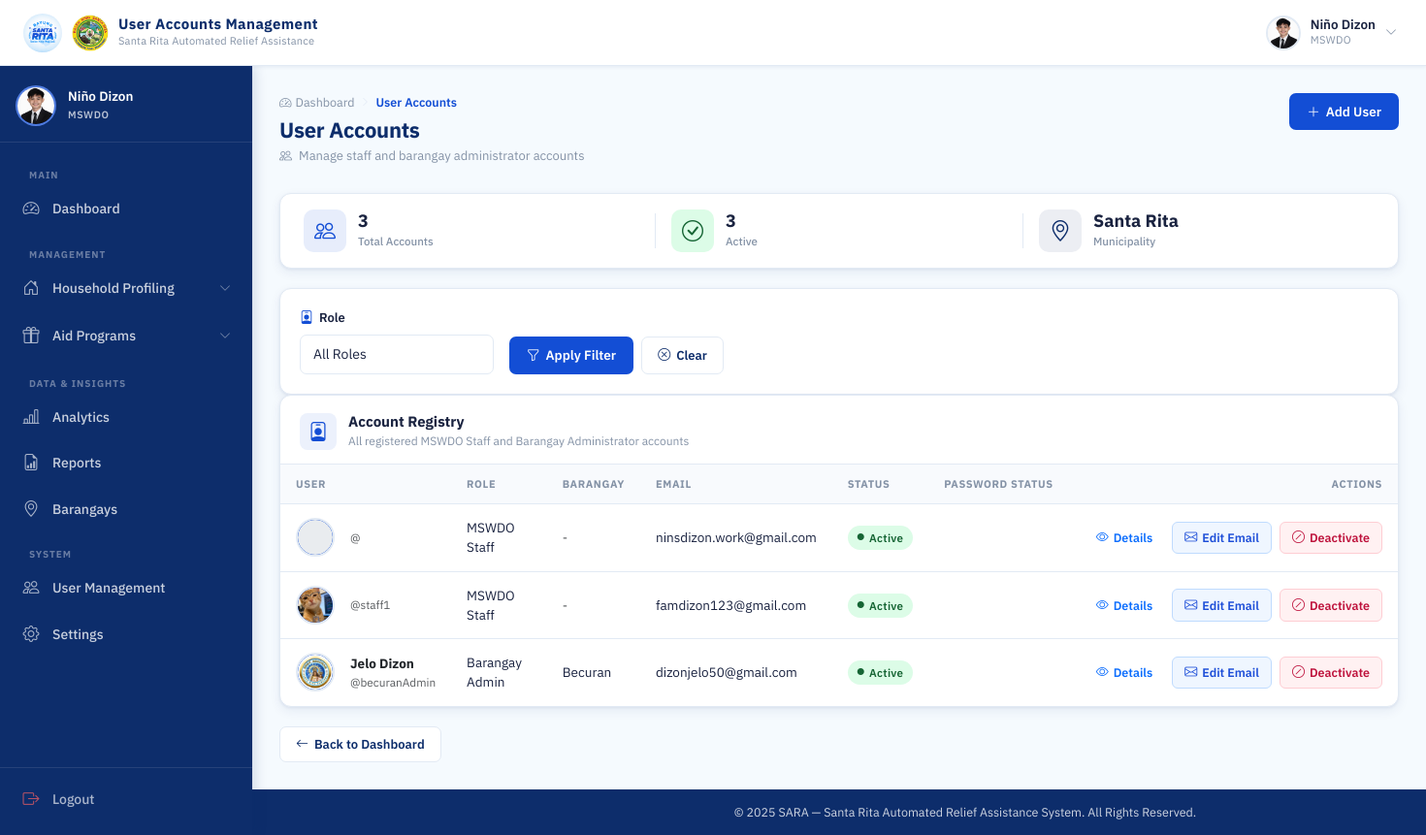
The app's page /mswdo/users/ (signed in), older data.
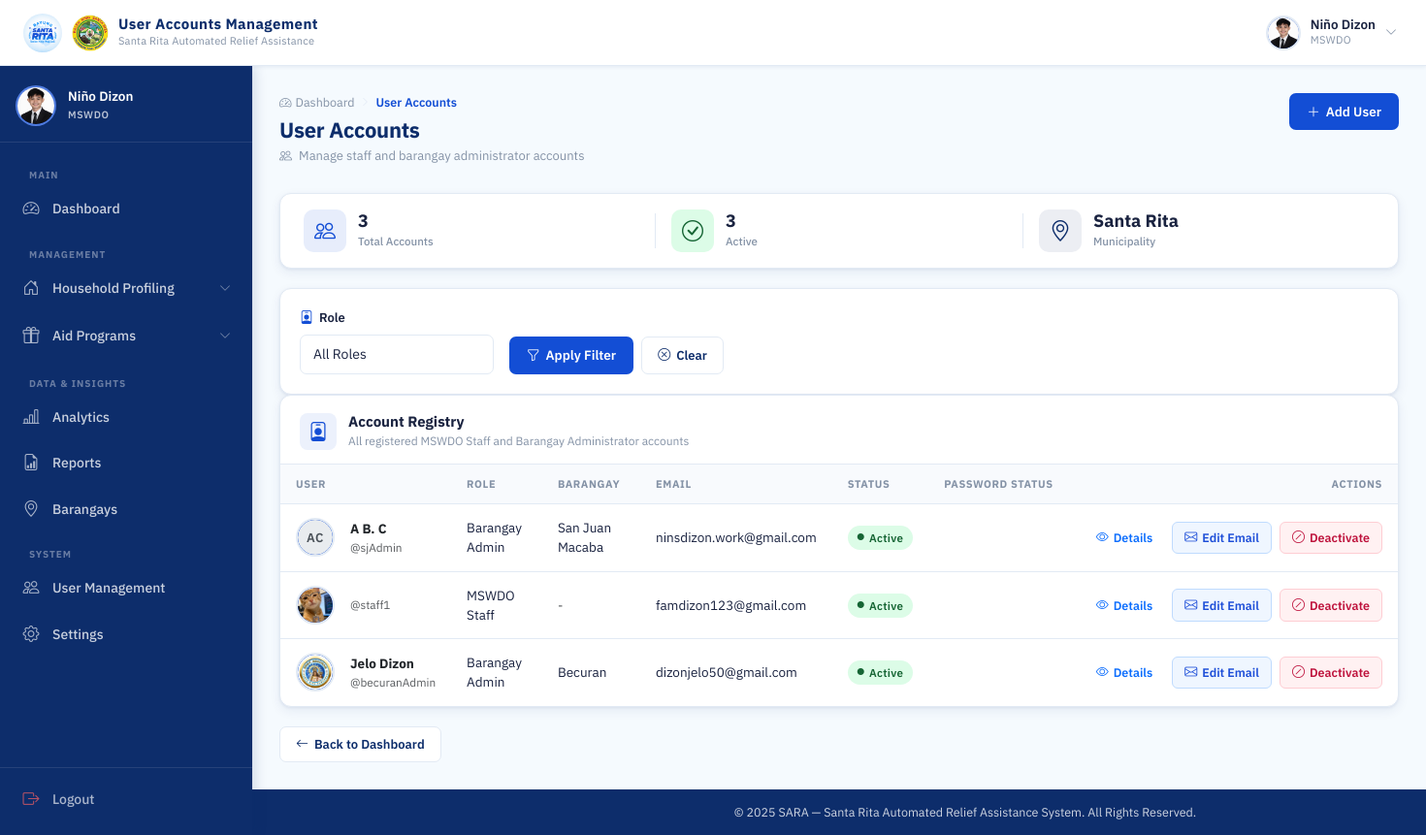
The same page, newer data.
### accounts/models.py (models this page shows, shortened)
class User(AbstractUser):
    ROLE_CHOICES = (
        ('MSWDO', 'MSWDO Admin'),
        ('MSWDO_STAFF', 'MSWDO Staff'),
        ('BARANGAY', 'Barangay Admin'),
    )
    email = models.EmailField(unique=True)
    role = models.CharField(max_length=20, choices=ROLE_CHOICES)
    barangay = models.ForeignKey(
        'Barangay', on_delete=models.SET_NULL, blank=True, null=True, related_name='users'
    )
    is_active = models.BooleanField(default=True)
    middle_name = models.CharField(max_length=150, blank=True)
    suffix = models.CharField(max_length=10, blank=True, null=True)
    position = models.CharField(max_length=100, blank=True)
    birth_place = models.CharField(max_length=200, blank=True)
    CIVIL_STATUS_CHOICES = (
        ('SINGLE', 'Single'),
        ('MARRIED', 'Married'),
        ('WIDOWED', 'Widowed'),
        ('SEPARATED', 'Separated'),
        ('ANNULLED', 'Annulled'),
    )
    civil_status = models.CharField(max_length=20, choices=CIVIL_STATUS_CHOICES, blank=True)
    citizenship = models.CharField(max_length=100, blank=True, default='Filipino')
    must_change_password = models.BooleanField(default=False)
    SEX_CHOICES = (
        ('M', 'Male'),
        ('F', 'Female'),
    )
    sex = models.CharField(max_length=1, choices=SEX_CHOICES, blank=True)
    birthdate = models.DateField(blank=True, null=True)
    @property
    def age(self):
        if self.birthdate:
            today = datetime.date.today()
            return today.year - self.birthdate.year - ((today.month, today.day) < (self.birthdate.month, self.birthdate.day))
        return None
    contact_number = models.CharField(
        max_length=13,
        blank=True,
        validators=[
            RegexValidator(
                regex=r'^(09|\+639)\d{9}$',
                message="Phone number must be entered in the format: '09XXXXXXXXX' or '+639XXXXXXXXX'."
            )
        ]
    )
    profile_image = models.ImageField(upload_to=user_profile_image_path, blank=True, null=True)

class Barangay(models.Model):
    name = models.CharField(max_length=100, unique=True)

### accounts/views.py (the view)
# urls.py: path('mswdo/users/', views.user_accounts, name='user_accounts'),
@login_required(login_url='login')
@session_protected
def user_accounts(request):
    if request.user.role != 'MSWDO':
        return HttpResponseForbidden("Access Denied")
    users = User.objects.filter(role__in=['BARANGAY', 'MSWDO_STAFF']).select_related('barangay')
    role_filter = request.GET.get('role', '')
    barangay_filter = request.GET.get('barangay', '')
    if role_filter in ['MSWDO_STAFF', 'BARANGAY']:
        users = users.filter(role=role_filter)
        if role_filter == 'BARANGAY' and barangay_filter:
            users = users.filter(barangay_id=barangay_filter)
    users = users.order_by('-date_joined')
    active_count = users.filter(is_active=True).count()
    barangays = Barangay.objects.all().order_by('name')
    return render(request, 'accounts/user_accounts.html', {
        'users': users,
        'active_count': active_count,
        'barangays': barangays,
        'selected_role': role_filter,
        'selected_barangay': barangay_filter,
    })

### accounts/context_processors.py (called while the page is built)
def auth_required(request):
    return {
        'requires_auth': request.user.is_authenticated
    }

### accounts/templates/accounts/user_accounts.html (shortened to what the changed rows need)
{% extends 'base.html' %}
{% load static %}
{% block css %}
<link rel="stylesheet" href="{% static 'css/mswdo_dashboard.css' %}">
<link rel="stylesheet" href="{% static 'css/barangay_accounts.css' %}">
{% endblock %}
{% block content %}
<div class="dash-page-header">
  <div>
    <h1 class="dash-page-title">User Accounts</h1>
  </div>
</div>
<div class="dash-panel">
  <div class="dash-panel__header">
    <div class="dash-panel__header-left">
      <div>
        <h2 class="dash-panel__title">Account Registry</h2>
      </div>
    </div>
  </div>
  <div class="dash-panel__body p-0">
    <div class="table-responsive">
      <table class="acct-table">
        <thead>
          <tr>
            <th class="acct-th">User</th>
            <th class="acct-th">Role</th>
            <th class="acct-th">Barangay</th>
            <th class="acct-th">Email</th>
            <th class="acct-th">Status</th>
            <th class="acct-th">Password Status</th>
            <th class="acct-th acct-th--actions">Actions</th>
          </tr>
        </thead>
        <tbody>
          {% for user in users %}
          <tr class="acct-row">
            <td class="acct-td">
              <div class="d-flex align-items-center gap-3">
                <div class="topbar-avatar" style="width: 40px; height: 40px; flex-shrink: 0;">
                  {% if user.profile_image %}
                    <img src="{{ user.profile_image.url }}" alt="{{ user.get_full_name }}" style="width: 100%; height: 100%; border-radius: 50%; object-fit: cover;">
                  {% else %}
                    <span class="avatar-initials" style="width: 100%; height: 100%; display: flex; align-items: center; justify-content: center; background: #e9ecef; color: #495057; border-radius: 50%; font-weight: 600;">
                      {{ user.first_name|first|upper }}{{ user.last_name|first|upper }}
                    </span>
                  {% endif %}
                </div>
                <div>
                  <div class="fw-bold text-dark">
                    {{ user.first_name }}
                    {% if user.middle_name %}{{ user.middle_name|make_list|first|upper }}. {% endif %}
                    {{ user.last_name }}
                  </div>
                  <div class="text-muted small">@{{ user.username }}</div>
                </div>
              </div>
            </td>
            <td class="acct-td">{{ user.get_role_display }}</td>
            <td class="acct-td">
                {% if user.role == 'BARANGAY' and user.barangay %}
                    {{ user.barangay.name }}
                {% else %}
                    <span class="text-muted">-</span>
                {% endif %}
            </td>
            <td class="acct-td">{{ user.email }}</td>
            <td class="acct-td">
              {% if user.is_active %}
                <span class="acct-badge acct-badge--active">
                  <i class="bi bi-circle-fill"></i> Active
                </span>
              {% else %}
                <span class="acct-badge acct-badge--inactive">
                  <i class="bi bi-circle-fill"></i> Deactivated
                </span>
              {% endif %}
            </td>
            <td class="acct-td">
            </td>
            <td class="acct-td acct-td--actions">
              <div class="acct-actions">
                <button type="button" class="acct-btn acct-btn--edit text-primary border-0 bg-transparent" data-bs-toggle="modal" data-bs-target="#userModal{{ user.id }}" title="View Details">
                  <i class="bi bi-eye"></i>
                  <span>Details</span>
                </button>
                <a href="{% url 'edit_user' user.id %}" class="acct-btn acct-btn--edit" title="Edit Email">
                  <i class="bi bi-envelope"></i>
                  <span>Edit Email</span>
                </a>
                {% if user.is_active %}
                <a href="{% url 'deactivate_user' user.id %}"
                   class="acct-btn acct-btn--deactivate"
                   title="Deactivate account"
                   onclick="return confirm('Deactivate {{ user.username }} account?')">
                  <i class="bi bi-slash-circle"></i>
                  <span>Deactivate</span>
                </a>
                {% endif %}
              </div>
            </td>
          </tr>
          {% endfor %}
        </tbody>
      </table>
    </div>
  </div>
</div>
{% endblock %}

Row changes from the older to the newer data that the page shows:
removed User: role "MSWDO Staff", email "ninsdizon.work@gmail.com", is_active True (drawn)
added User: first_name|first "A", last_name|first "C", first_name "A", middle_name|make_list "B", last_name "C", username "sjAdmin", role "Barangay Admin", barangay.name "San Juan Macaba", email "ninsdizon.work@gmail.com", is_active True (drawn)
